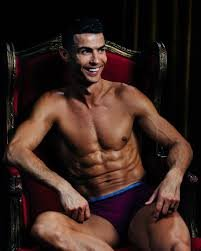
#> input picture dataset/cristiano_ronaldo/3a30fdcb03.jpg, 201 x 251 px; its folder holds 3 pictures in this run
$ jupyter execute --allow-errors 'data cleaning.ipynb'   (shell and % lines are left out)
#> lines starting #> are read from the running program, lines starting #| are printed output that depends on the picture
[cell 1]
import numpy as np
import matplotlib
from matplotlib import pyplot as plt
import cv2
import os
import json
import joblib
import shutil

[cell 2]
face_cascade = cv2.CascadeClassifier('./opencv/haarcascades/haarcascade_frontalface_default.xml')
eye_cascade = cv2.CascadeClassifier('./opencv/haarcascades/haarcascade_eye.xml')

[cell 3]
def get_cropped_images_if_2_eyes(imagePath):
    img=cv2.imread(imagePath)
#> img is the input picture: shape (251, 201, 3); mean B, G, R 30.6, 36.6, 56.1
    gray=cv2.cvtColor(img,cv2.COLOR_BGR2GRAY);
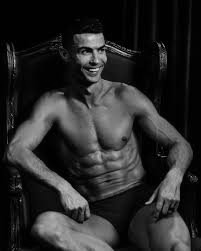
#> gray: shape (251, 201); min 0, max 212, mean 41.7
    face=face_cascade.detectMultiScale(gray,1.3,5)
#> face = [[71, 34, 45, 45]]
    for (x,y,w,h) in face:
        roi_gray=gray[y:y+h,x:x+h]
        roi_color=img[y:y+h,x:x+h]
        eyes=eye_cascade.detectMultiScale(roi_gray)
        if(len(eyes)>=2):
            return roi_color
#> this loop made 1 pass
#> pass 1, in get_cropped_images_if_2_eyes, `roi_gray=gray[y:y+h,x:x+h]`:
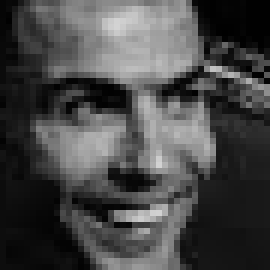
#> roi_gray: shape (45, 45) (shown 6 times larger); min 0, max 211, mean 71.4
#> pass 1, in get_cropped_images_if_2_eyes, `roi_color=img[y:y+h,x:x+h]`:
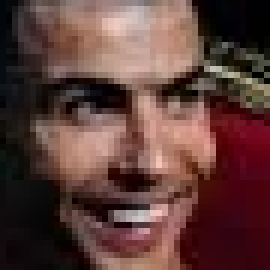
#> roi_color: shape (45, 45, 3) (shown 6 times larger); mean B, G, R 58.1, 62.5, 94

[cell 4]
image_dirs=[]
path_data="./dataset/"
path_to_face="./dataset/cropped/"
for entry in os.scandir(path_data):
    if(entry.is_dir() and entry.path!="./dataset/cropped"):
        image_dirs.append(entry.path)

[cell 5]
image_dirs

[cell 6]
if (os.path.exists(path_to_face)==False):
    os.mkdir(path_to_face)

[cell 7]
cropped_image_dir=[]
celebrity_file_names={}
for imgD in image_dirs:
    #going throigh each celeb web mined pics
    count=0
    #getting name
    celebrity_name=imgD.split('/')[-1]
    celebrity_file_names[celebrity_name]=[]
    temp_path=path_to_face+celebrity_name
    if not os.path.exists(temp_path):
        #making folder to stored cleaned images
        os.mkdir(temp_path)
        ## to cropped_image_dir
        cropped_image_dir.append(temp_path) ##change location in future if needed outside if block
    for entry in os.scandir(imgD):
        #iterating through all images in original
        roi_color=get_cropped_images_if_2_eyes(entry.path)
        if(roi_color is not None):
            #if image meets cleaning parameter store to folder
            cropped_file_name=celebrity_name+str(count)+".png"
            cropped_file_path=temp_path+"/"+cropped_file_name
            cv2.imwrite(cropped_file_path,roi_color)
            celebrity_file_names[celebrity_name].append(cropped_file_path)
            count=count+1

[cell 8]
celebrity_file_names.keys()
celeb_map={}
count=0;
for i in celebrity_file_names.keys():
    celeb_map[i]=count;
    count=count+1;
#> this loop made 1 pass
#> (i, count) on pass 1: ('cristiano_ronaldo', 1)
#> after the loop, celeb_map = {'cristiano_ronaldo': 0}; count = 1
